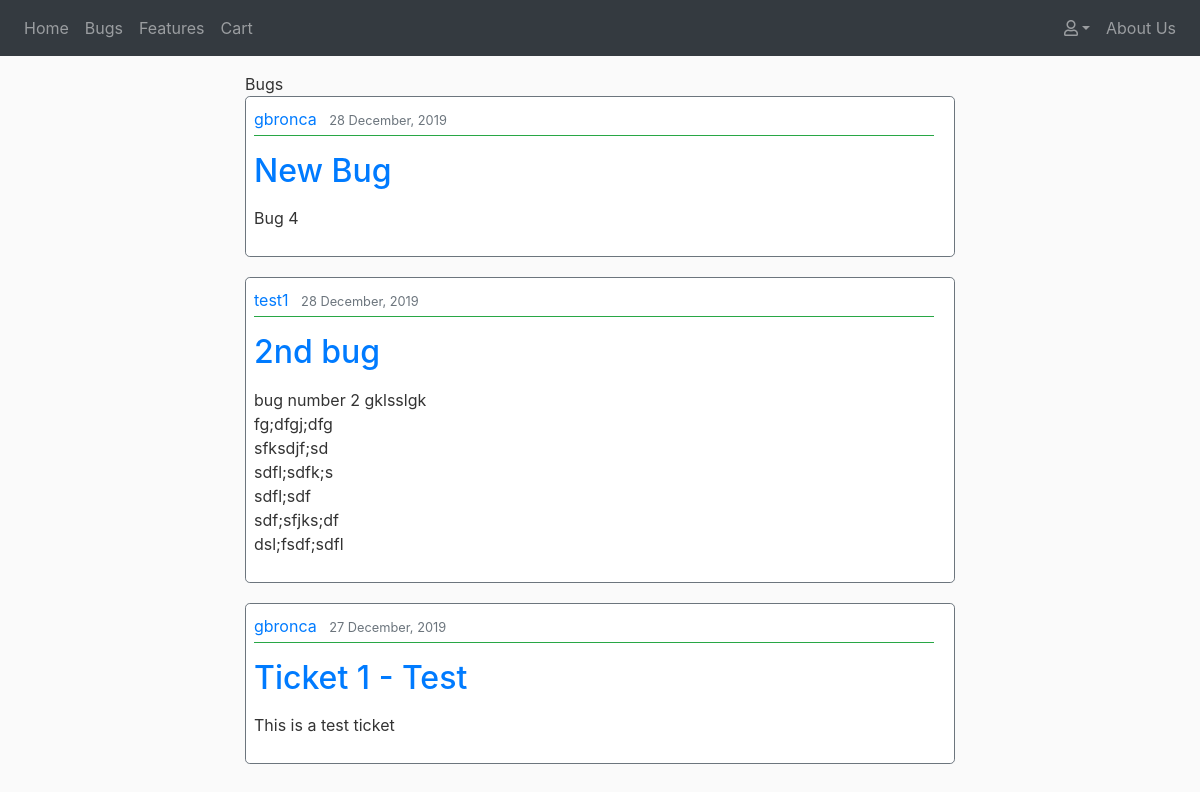
Before: /tickets/bugs/ with the older database file.
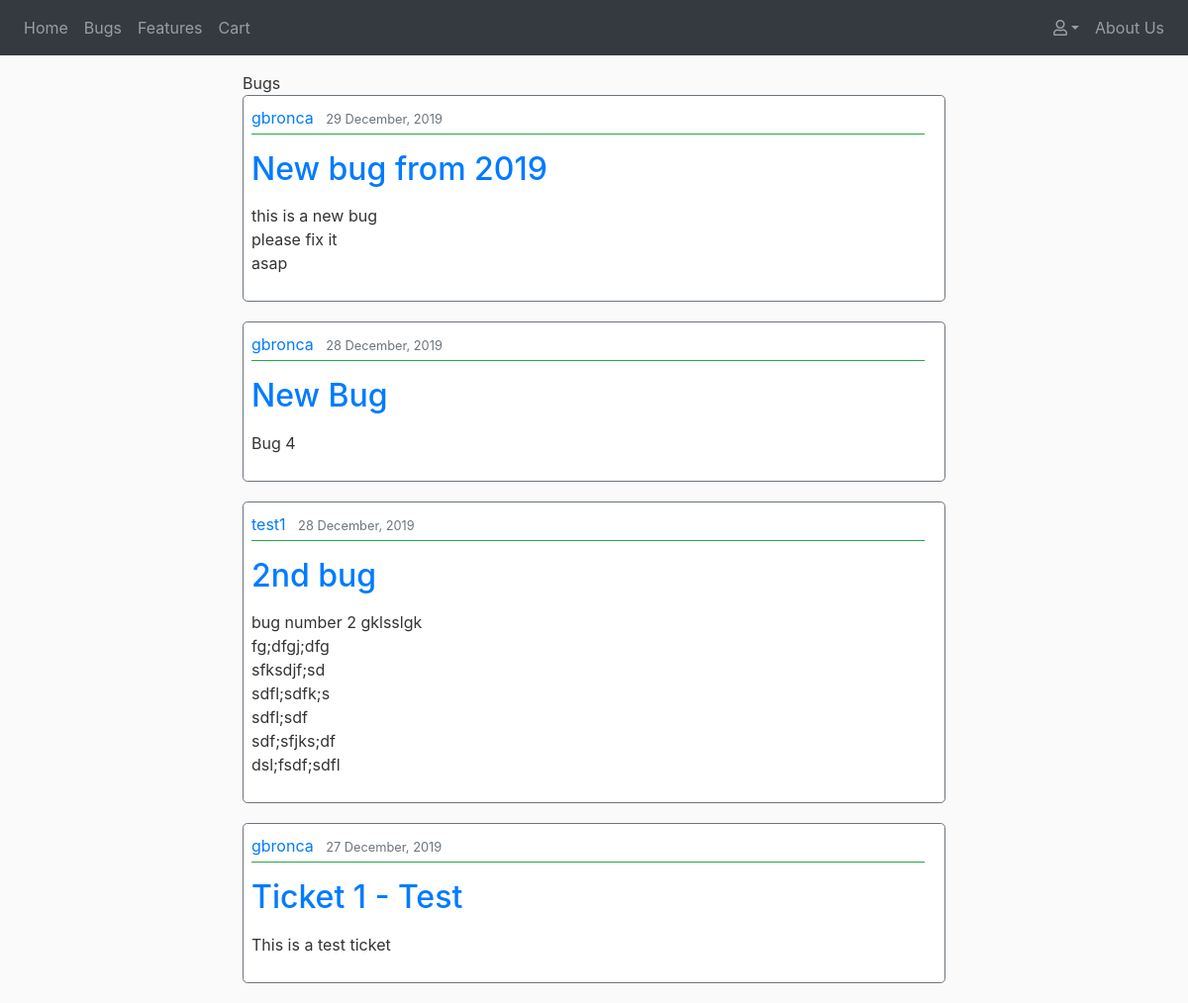
After: the same page with the newer database file.
### tickets/models.py (models this page shows, shortened)
class Ticket(models.Model):
    STATUS = (
        ('In Progress', 'In Progress'),
        ('Completed', 'Completed'),
        ('Pending', 'Pending')
    )
    ISSUE = (
        ('Bug', 'Bug'),
        ('Feature', 'Feature')
    )
    title = models.CharField(max_length=75)
    description = models.TextField()
    date_posted = models.DateTimeField(default=timezone.now)
    username = models.ForeignKey(User, on_delete=models.CASCADE)
    status = models.CharField(max_length=20, choices=STATUS,default='Pending')
    issue = models.CharField(max_length=20, choices=ISSUE, default='Bug')
    upvotes = models.PositiveIntegerField(default=0)
    views = models.PositiveIntegerField(default=0)

### tickets/views.py (the view)
# urls.py: path('bugs/', views.BugListView.as_view(template_name='tickets/tickets.html'), name='bugs'),
class BugListView(ListView):
    paginate_by = 5
    model = Ticket
    def get_queryset(self, *args, **kwargs):
        return Ticket.objects.filter(issue='Bug').order_by('-date_posted')
    def get_context_data(self, **kwargs):
        context = super().get_context_data(**kwargs)
        context['type'] = 'Bugs'
        is_paginated = True
        return context

### tickets/templates/tickets/tickets.html (shortened to what this page needs)
{% extends 'base.html' %}
{% block content %}
    <div class="col-12 col-sm-10 col-lg-8 mx-auto mt-3">
        {{ type }}
        {% for ticket in object_list %}
            <article class="border border-secondary rounded-lg pl-2 content-area">
                <div class="">
                    <div class="pb-1 mb-3 border-bottom border-success">
                        {% if type == 'Bugs' %}
                            <a class="mr-2" href="{% url 'tickets:user_bugs' ticket.username.username %}">{{ ticket.username }}</a>
                        {% elif type == 'Features' %}
                            <a class="mr-2" href="{% url 'tickets:user_features' ticket.username.username %}">{{ ticket.username }}</a>
                        {% endif %}
                        <small class="text-muted">{{ ticket.date_posted|date:"d F, Y" }}</small>
                    </div>
                    <h2><a class="" href="{% url 'tickets:detail' ticket.id %}">{{ ticket.title }}</a></h2>
                    <p class="">{{ ticket.description|linebreaks|truncatechars_html:200 }}</p>
                </div>
            </article>
        {% endfor %}
    </div>
{% endblock %}

Changed rows visible on the page:
added Ticket: username "gbronca", date_posted "29 December, 2019", title "New bug from 2019", description "this is a new bug please fix it asap"
